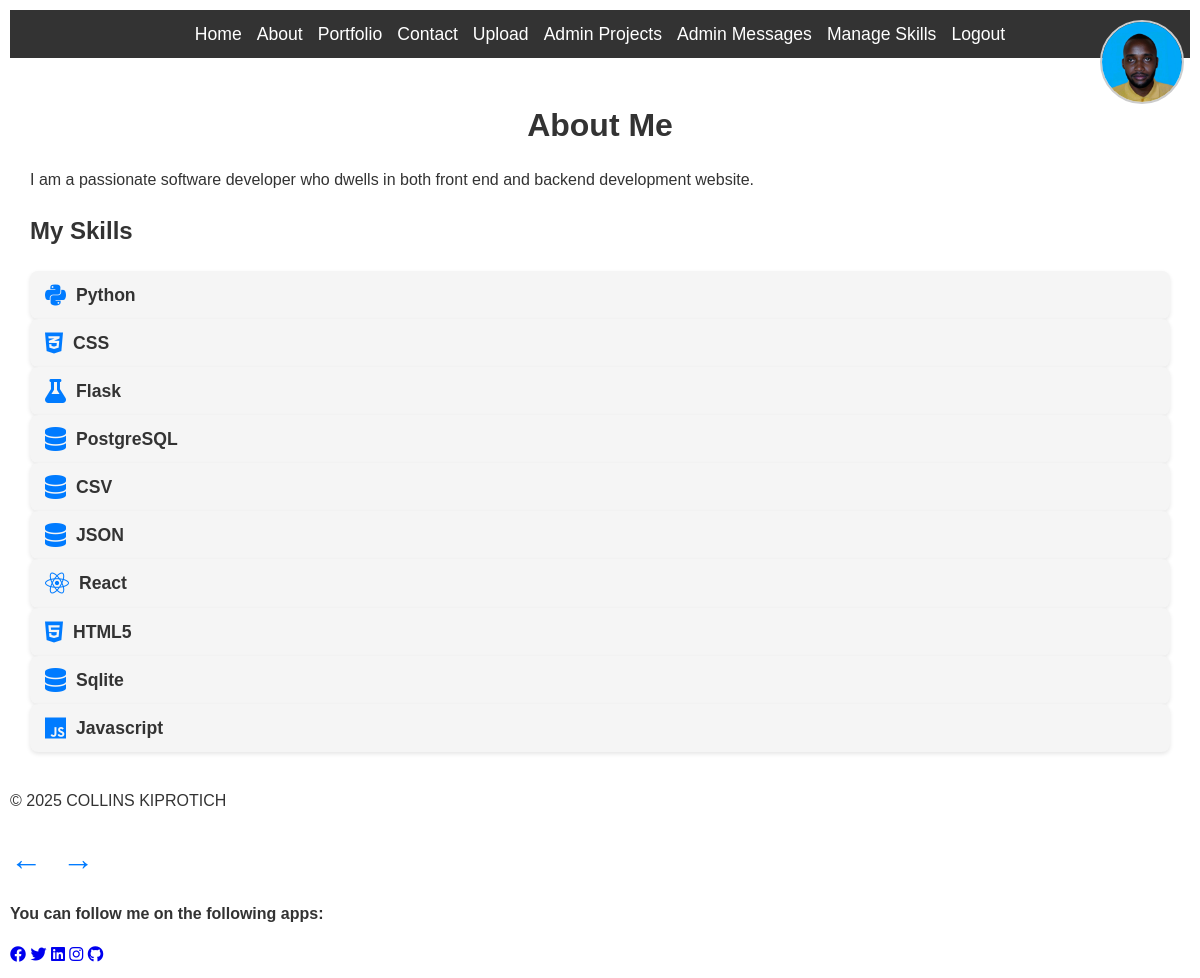
/about (signed in), run on the app's committed database.
### models.py (models this page shows)
class Skill(db.Model):
    id=db.Column(db.Integer, primary_key = True)
    name=db.Column(db.String(50), nullable = False)
    icon=db.Column(db.String(100), nullable = False)

### app.py (the view)
@app.route('/about')
def about():
    skills = Skill.query.all()  # Fetch all skills from the database
    return render_template('about.html', skills=skills)

### app.py (called while the page is built)
@app.context_processor
def inject_social_links():
    social_links = {
        "Facebook": "https://www.facebook.com/me/",
        "Twitter": "https://x.com/Its_thechief?t=Gk_h2r0Ddh-q-dFdqX1nAQ&s=03",
        "LinkedIn": "www.linkedin.com/in/collins-kiprotich-b82119211",
        "Instagram": "https://instagram.com",
        "GitHub": "https://github.com/COLLINS572615"
    }
    return dict(social_links=social_links)

### templates/about.html (shortened to what this page needs)
{% extends 'base.html' %}
{% block content %}
<h1>About Me</h1>
<p>I am a passionate software developer who dwells in both front end and backend development website.</p>
<h2>My Skills</h2>
<div class="skill-section">
    {% for skill in skills %}
    <div class="skill">
        <i class="{{ skill.icon }}"></i>
        <span>{{ skill.name }}</span>
    </div>
    {% endfor %}
</div>
{% endblock %}
{% block navigation %}
<div class="navigation-arrows">
    <a href="{{ url_for('home') }}" class="prev-arrow">←</a>
    <a href="{{ url_for('portfolio') }}" class="next-arrow">→</a>
</div>
{% endblock %}

### static/css/style.css (style rules this page uses)
body { margin: 10px; font-family: Arial, sans-serif; line-height: 1.6; color: #333; text-align: auto; }
h1 { text-align: center; margin-bottom: 10px; }
.skill { display: flex; align-items: center; gap: 10px; background: #f5f5f5; padding: 10px 15px; border-radius: 8px; box-shadow: 0 2px 4px rgba(0, 0, 0, 0.1); transition: transform 0.2s ease; }
.skill i { font-size: 1.5em; color: #007BFF; }
.skill span { font-size: 1.1em; font-weight: 600; }
.navigation-arrows { display: flex; justify-content: center; gap: 20px; }
.prev-arrow, .next-arrow { font-size: 2em; color: #007BFF; text-decoration: none; transition: color 0.3s ease; }

### data on the page
Skill: name "Python"
Skill: name "CSS"
Skill: name "Flask"
Skill: name "PostgreSQL"
Skill: name "CSV"
Skill: name "JSON"
Skill: name "React"
Skill: name "HTML5"
Skill: name "Sqlite"
Skill: name "Javascript"
